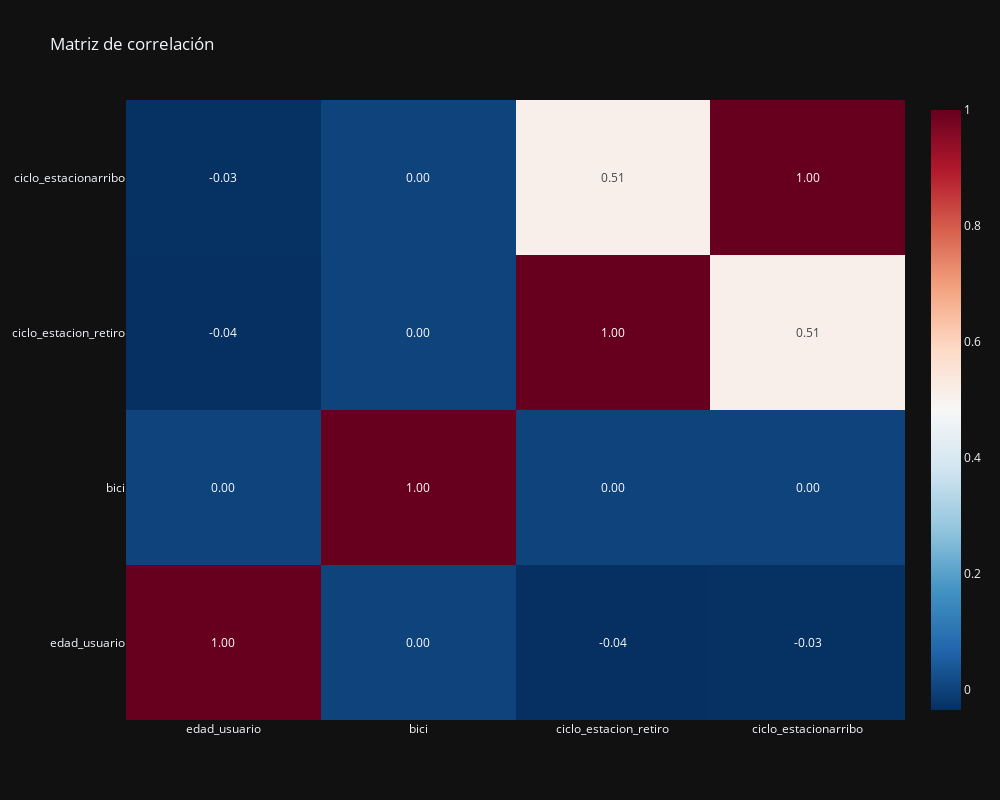

The cell this chart's notebook holds for it:
### Code cell
corr_data = data_numeric.corr()

fig = go.Figure()

fig.add_trace(
    go.Heatmap(
        z = corr_data,
        x = corr_data.columns,
        y = corr_data.index,
        colorscale = "RdBu_r",
        text = corr_data.values,
        texttemplate="%{text:.2f}",
    )
)

fig.update_layout(
    template = "plotly_dark",
    title = "Matriz de correlación",
    width = 1000,
    height = 800
)

### Figure 1 — Plotly figure (JSON) as saved in the notebook; plotly's stock layout.template omitted (floating-point values rounded to 4 significant figures)
{"data": [{"colorscale": [[0, "rgb(5,48,97)"], [0.1, "rgb(33,102,172)"], [0.2, "rgb(67,147,195)"], [0.3, "rgb(146,197,222)"], [0.4, "rgb(209,229,240)"], [0.5, "rgb(247,247,247)"], [0.6, "rgb(253,219,199)"], [0.7, "rgb(244,165,130)"], [0.8, "rgb(214,96,77)"], [0.9, "rgb(178,24,43)"], [1, "rgb(103,0,31)"]], "text": [[1.0, 0.0004507, -0.03548, -0.0322], [0.0004507, 1.0, 0.001363, 0.001306], [-0.03548, 0.001363, 1.0, 0.5101], [-0.0322, 0.001306, 0.5101, 1.0]], "texttemplate": "%{text:.2f}", "type": "heatmap", "x": ["edad_usuario", "bici", "ciclo_estacion_retiro", "ciclo_estacionarribo"], "y": ["edad_usuario", "bici", "ciclo_estacion_retiro", "ciclo_estacionarribo"], "z": [[1.0, 0.0004507, -0.03548, -0.0322], [0.0004507, 1.0, 0.001363, 0.001306], [-0.03548, 0.001363, 1.0, 0.5101], [-0.0322, 0.001306, 0.5101, 1.0]]}], "layout": {"height": 800, "title": {"text": "Matriz de correlación"}, "width": 1000}}
